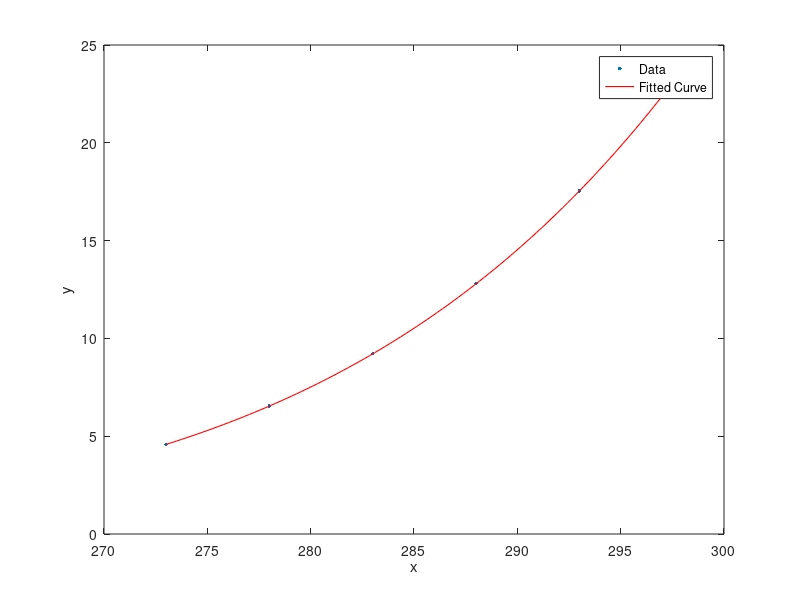

Source code (MATLAB):
T = [273 278 283 288 293 298];
P = [4.579 6.543 9.209 12.788 17.535 23.756];

X = 1 ./ T;
Y = log(P);

fit_result = polyfit(X, Y, 2);

a = fit_result(1);
b = fit_result(2);
c = fit_result(3);

T_fit = linspace(min(T), max(T), 100);
X_fit = 1 ./ T_fit;
Y_fit = a * X_fit.^2 + b * X_fit + c;
P_fit = exp(Y_fit);

figure;
plot(T, P, '.', 'MarkerSize', 8, 'DisplayName', 'Data');
hold on;
plot(T_fit, P_fit, '-', 'LineWidth', 0.8, 'Color', 'r', 'DisplayName', 'Fitted Curve');

xlabel('x');
ylabel('y');
legend show;

%T_estimate = [285, 300];
T_estimate = [284.9532, 299.7083];
X_estimate = 1 ./ T_estimate;
Y_estimate = a * X_estimate.^2 + b * X_estimate + c;
P_estimate = exp(Y_estimate);

fprintf('T_285 = \n\t%.4f\n', P_estimate(1));
fprintf('T_300 = \n\t%.4f\n', P_estimate(2));
